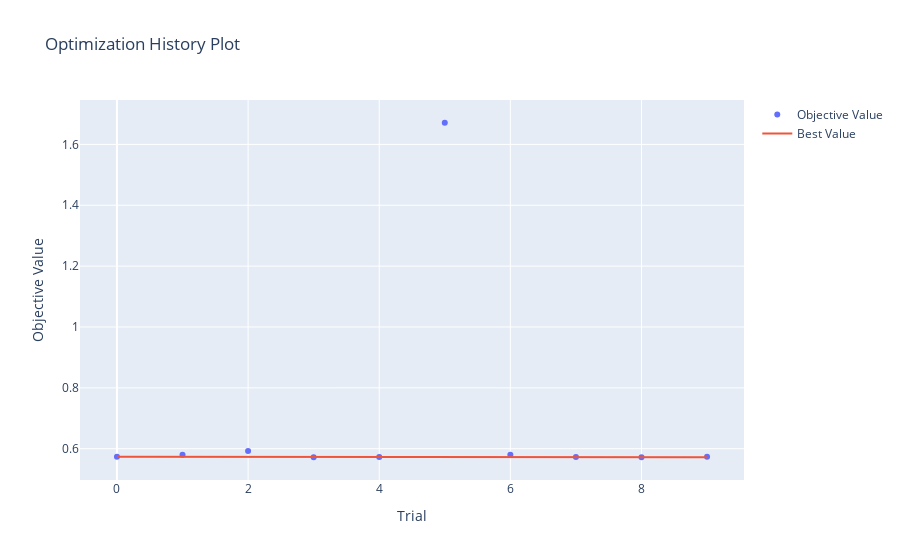

The notebook cell saved with this chart:
### Code cell
optuna.visualization.plot_optimization_history(study)

### Figure 1 — Plotly figure (JSON) as saved in the notebook; plotly's stock layout.template omitted (floating-point values rounded to 4 significant figures)
{"data": [{"mode": "markers", "name": "Objective Value", "type": "scatter", "x": [0, 1, 2, 3, 4, 5, 6, 7, 8, 9], "y": [0.5732, 0.5799, 0.5923, 0.5724, 0.5727, 1.671, 0.5798, 0.5727, 0.572, 0.5738]}, {"mode": "lines", "name": "Best Value", "type": "scatter", "x": [0, 1, 2, 3, 4, 5, 6, 7, 8, 9], "y": [0.5732, 0.5732, 0.5732, 0.5724, 0.5724, 0.5724, 0.5724, 0.5724, 0.572, 0.572]}, {"marker": {"color": "#cccccc"}, "mode": "markers", "name": "Infeasible Trial", "showlegend": false, "type": "scatter", "x": [], "y": []}], "layout": {"title": {"text": "Optimization History Plot"}, "xaxis": {"title": {"text": "Trial"}}, "yaxis": {"title": {"text": "Objective Value"}}}}
